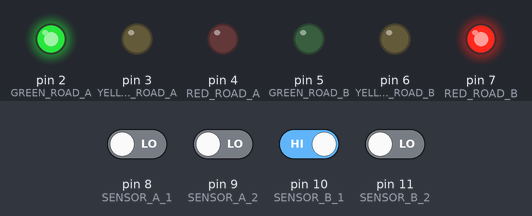
Simulated run of this sketch. Board: Arduino Uno, built with avr-gcc and run on an emulated ATmega328P. On the bench: output pins drawn as LEDs (lit = HIGH). The inputs (shaded band) are chosen by the test bench; at power-on: pin 10 (SENSOR_B_1) HIGH, pin 8 (SENSOR_A_1), pin 9 (SENSOR_A_2), pin 11 (SENSOR_B_2) LOW. What the sketch prints to the serial monitor is not drawn.

Above: at 1.2 s.
1.3 s: pin 8 (SENSOR_A_1) driven HIGH
At 6.4 s:
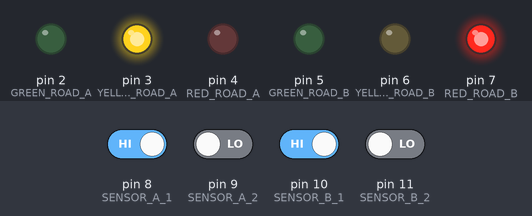
At 9.1 s:
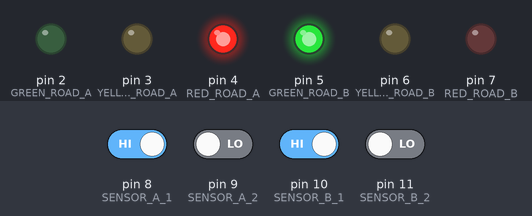
Timing chart, 0 to 32.8 s (numbered marks = the images above; inputs shaded):
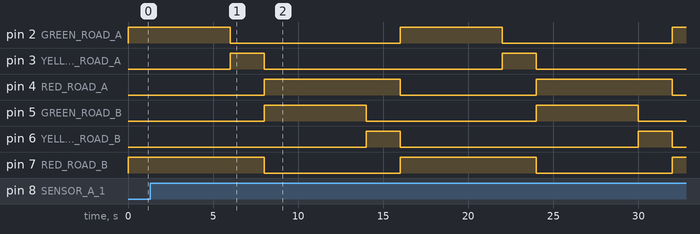

Measured:
- by itself, pin 2 (GREEN_ROAD_A), pin 5 (GREEN_ROAD_B): alternates HIGH for 6.0 s and LOW for 10.0 s
- by itself, pin 3 (YELLOW_ROAD_A), pin 6 (YELLOW_ROAD_B): alternates HIGH for 2.0 s and LOW for 14.0 s
- by itself, pin 4 (RED_ROAD_A), pin 7 (RED_ROAD_B): alternates HIGH for 8.0 s and LOW for 8.0 s

The sketch:

traffic_controller.ino
```cpp
#define GREEN_ROAD_A 2
#define YELLOW_ROAD_A 3
#define RED_ROAD_A 4
#define GREEN_ROAD_B 5
#define YELLOW_ROAD_B 6
#define RED_ROAD_B 7
#define SENSOR_A_1 8
#define SENSOR_A_2 9
#define SENSOR_B_1 10
#define SENSOR_B_2 11
#define RED_DELAY 200
#define YELLOW_DELAY 2000
#define TOTAL_ITERATIONS 30
#define SENSOR_ITERATIONS 5


void set_red_a() {
  digitalWrite(RED_ROAD_A, HIGH);
  digitalWrite(YELLOW_ROAD_A, LOW);
  digitalWrite(GREEN_ROAD_A, LOW);
}

void set_yellow_a() {
  digitalWrite(RED_ROAD_A, LOW);
  digitalWrite(YELLOW_ROAD_A, HIGH);
  digitalWrite(GREEN_ROAD_A, LOW);
}

void set_green_a() {
  digitalWrite(RED_ROAD_A, LOW);
  digitalWrite(YELLOW_ROAD_A, LOW);
  digitalWrite(GREEN_ROAD_A, HIGH);
}

void set_red_b() {
  digitalWrite(RED_ROAD_B, HIGH);
  digitalWrite(YELLOW_ROAD_B, LOW);
  digitalWrite(GREEN_ROAD_B, LOW);
}

void set_yellow_b() {
  digitalWrite(RED_ROAD_B, LOW);
  digitalWrite(YELLOW_ROAD_B, HIGH);
  digitalWrite(GREEN_ROAD_B, LOW);
}

void set_green_b() {
  digitalWrite(RED_ROAD_B, LOW);
  digitalWrite(YELLOW_ROAD_B, LOW);
  digitalWrite(GREEN_ROAD_B, HIGH);
}

void setup()
{
  for(int i = GREEN_ROAD_A; i <= RED_ROAD_B; i++) {
    pinMode(i, OUTPUT);
  }
  for(int i = SENSOR_A_1; i <= SENSOR_B_2; i++) {
    pinMode(i, INPUT);
  }
  Serial.begin(9600);
}

void loop()
{
  int detected = 0;
  if(digitalRead(SENSOR_A_1) == HIGH) {
    Serial.print("Low\n");
  }
  set_green_a();
  set_red_b();
  for(int i = 1; i <= TOTAL_ITERATIONS; i++) {
    if(digitalRead(SENSOR_A_1) == HIGH &&
       digitalRead(SENSOR_A_2) == HIGH &&
       (digitalRead(SENSOR_B_1) == LOW ||
        digitalRead(SENSOR_B_2) == LOW) ) {
      detected++;
    } else {
      detected = 0;
    }
    if(detected == SENSOR_ITERATIONS)
      break;
    delay(RED_DELAY);
  }

  set_yellow_a();
  delay(YELLOW_DELAY);
  set_green_b();
  set_red_a();
  detected = 0;
  for(int i = 1; i <= TOTAL_ITERATIONS; i++) {
    if(digitalRead(SENSOR_B_1) == HIGH &&
       digitalRead(SENSOR_B_2) == HIGH &&
       (digitalRead(SENSOR_A_1) == LOW ||
        digitalRead(SENSOR_A_2) == LOW) ) {
      detected++;
    } else {
      detected = 0;
    }
    if(detected == SENSOR_ITERATIONS)
      break;
    delay(RED_DELAY);
  }

  set_yellow_b();
  delay(YELLOW_DELAY);
}
```
